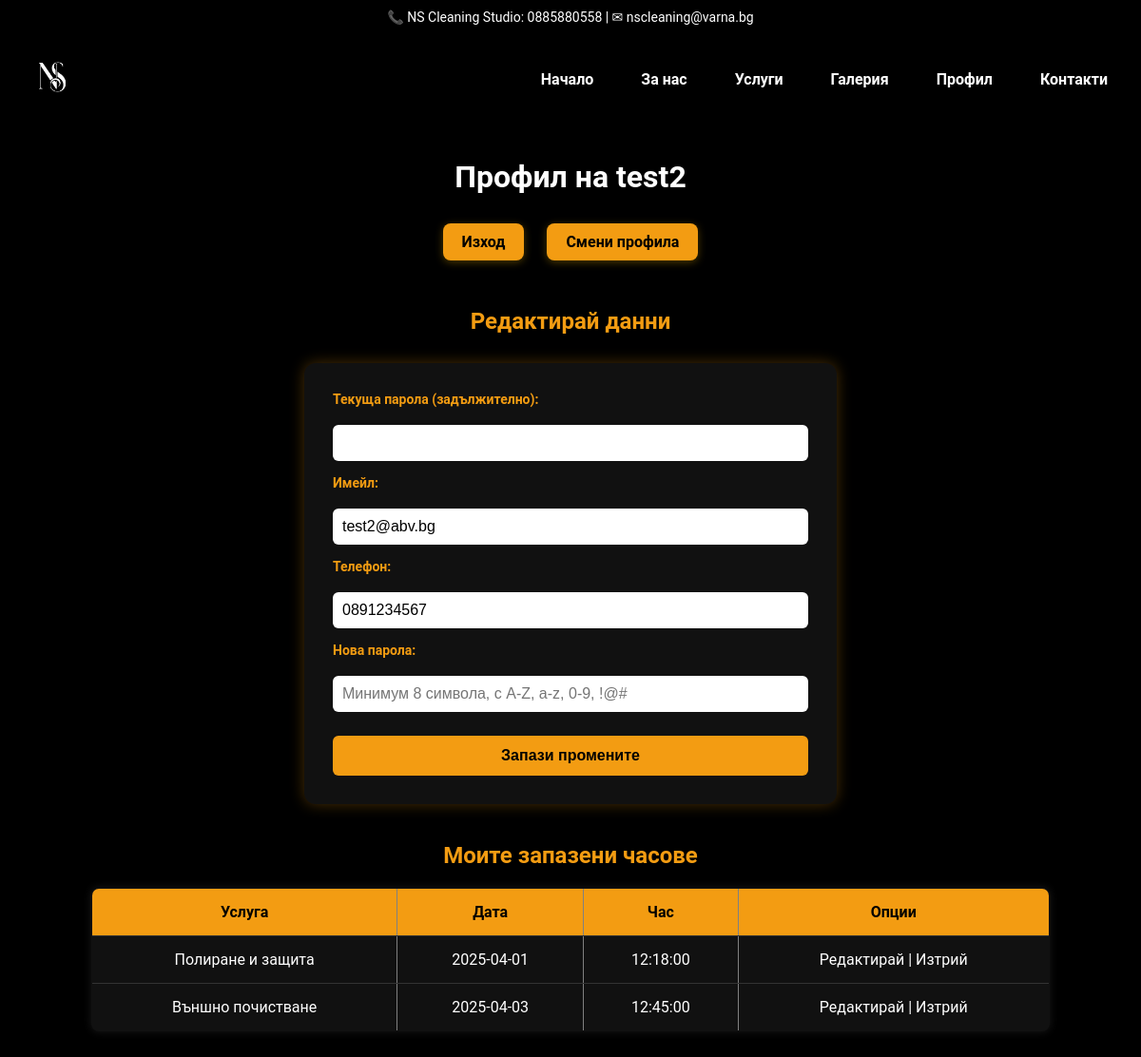
Before: /profile.php (signed in) with the older database file.
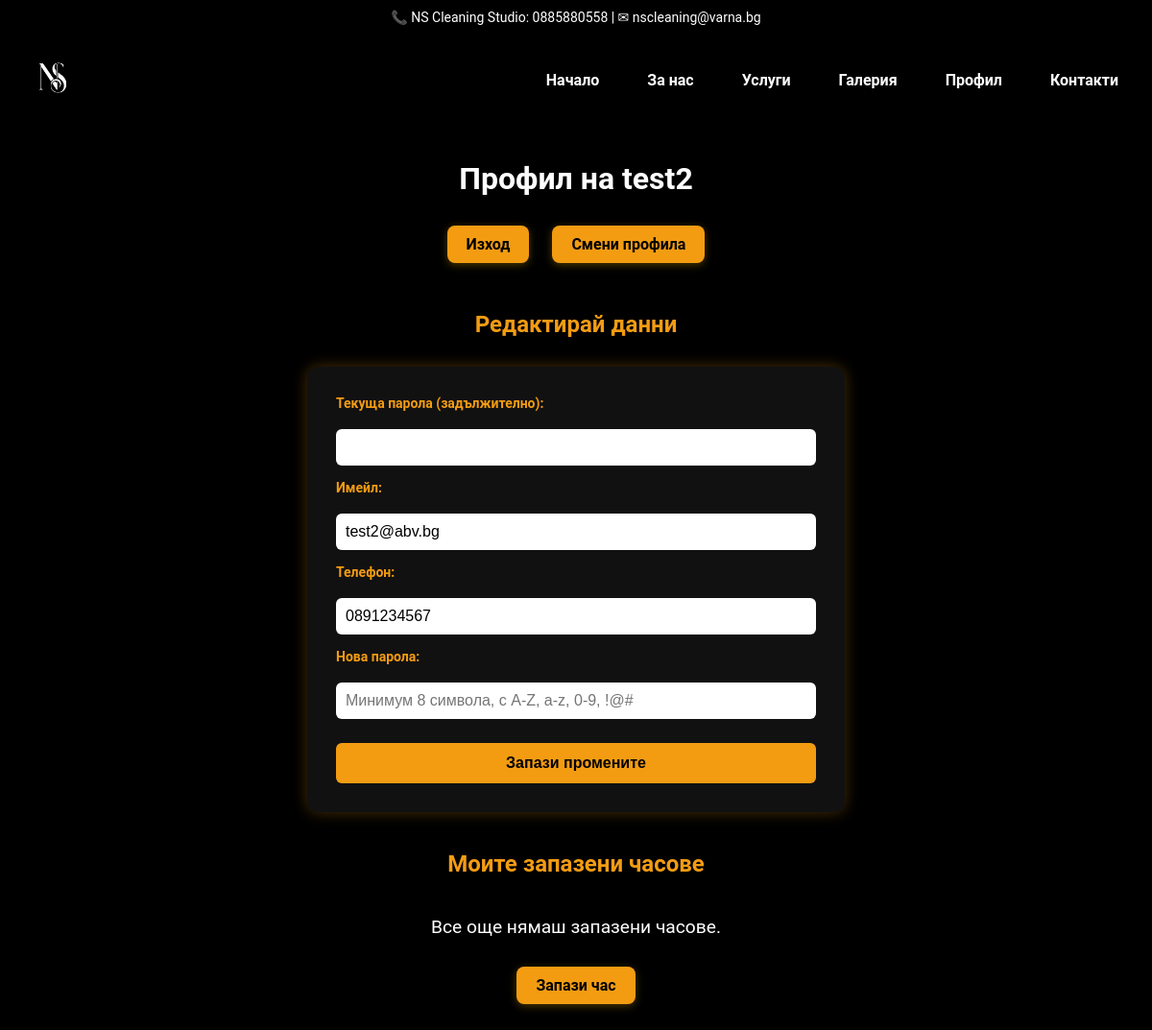
After: the same page with the newer database file.
### tables this page shows
CREATE TABLE `bookings` (
  `id` int(11) NOT NULL,
  `user_id` int(11) NOT NULL,
  `service` varchar(100) NOT NULL,
  `date` date NOT NULL,
  `time` time NOT NULL,
  `created_at` timestamp NOT NULL DEFAULT current_timestamp()
);

### profile.php (the view, shortened to what this page needs)
<?php
include 'db.php';
$user_id = $_SESSION['user_id'];
$name = $_SESSION['user_name'];
$user_query = mysqli_query($conn, "SELECT * FROM users WHERE id = $user_id");
$user_data = mysqli_fetch_assoc($user_query);
$query = "SELECT * FROM bookings WHERE user_id = $user_id ORDER BY date, time";
$result = mysqli_query($conn, $query);
?>
<!DOCTYPE html>
<html lang="bg">
<head>
    <link rel="stylesheet" href="assets/css/styles.css">
    <link rel="stylesheet" href="assets/css/profile.css">
</head>
<body>
<header class="header">
    <div class="top-bar">
        <span>📞 NS Cleaning Studio: 0885880558 | ✉ nscleaning@varna.bg</span>
    </div>
    <div class="nav-bar">
        <div class="logo">
            <a href="index.php"><img src="assets/img/logo.jpg" alt="NS Cleaning Studio Logo"></a>
        </div>
        <nav>
            <ul class="nav-links">
                <li><a href="index.php#home">Начало</a></li>
                <li><a href="index.php#about">За нас</a></li>
                <li><a href="booking.php">Услуги</a></li>
                <li><a href="gallery.php">Галерия</a></li>
                <li><a href="profile.php">Профил</a></li>
                <li><a href="index.php#contact">Контакти</a></li>
            </ul>
        </nav>
    </div>
</header>
<main style="padding: 40px;">
    <h2>Профил на <?= htmlspecialchars($name) ?></h2>
    <div class="profile-actions">
        <a href="logout.php" class="btn-profile">Изход</a>
        <a href="login.php?redirect=profile.php" class="btn-profile">Смени профила</a>
    </div>
    <h3>Редактирай данни</h3>
    <form method="POST" class="edit-form">
        <label>Текуща парола (задължително):</label>
        <input type="password" name="current_password" required>
        <label>Имейл:</label>
        <input type="email" name="email" value="<?= htmlspecialchars($user_data['email']) ?>" required>
        <label>Телефон:</label>
        <input type="text" name="phone" value="<?= htmlspecialchars($user_data['phone']) ?>">
        <label>Нова парола:</label>
        <input type="password" name="new_password" placeholder="Минимум 8 символа, с A-Z, a-z, 0-9, !@#">
        <button type="submit">Запази промените</button>
    </form>
    <h3>Моите запазени часове</h3>
    <?php if (mysqli_num_rows($result) > 0): ?>
        <table border="1" cellpadding="10" cellspacing="0">
            <tr>
                <th>Услуга</th>
                <th>Дата</th>
                <th>Час</th>
                <th>Опции</th>
            </tr>
            <?php while ($row = mysqli_fetch_assoc($result)): ?>
                <tr>
                    <td><?= htmlspecialchars($row['service']) ?></td>
                    <td><?= htmlspecialchars($row['date']) ?></td>
                    <td><?= htmlspecialchars($row['time']) ?></td>
                    <td>
                        <a href="edit_booking.php?id=<?= $row['id'] ?>">Редактирай</a> |
                        <a href="delete_booking.php?id=<?= $row['id'] ?>" onclick="return confirm('Сигурен ли си?')">Изтрий</a>
                    </td>
                </tr>
            <?php endwhile; ?>
        </table>
    <?php else: ?>
        <div class="no-bookings">
            <p>Все още нямаш запазени часове.</p>
            <a href="booking.php" class="btn-profile">Запази час</a>
        </div>
    <?php endif; ?>
</main>
</body>
</html>

Changed rows visible on the page:
removed bookings: service "Полиране и защита", date "2025-04-01", time "12:18:00"
removed bookings: service "Външно почистване", date "2025-04-03", time "12:45:00"
Other visible differences:
text no longer shown: "Услуга Дата Час Опции"
text now shown: "Все още нямаш запазени часове. Запази час"
